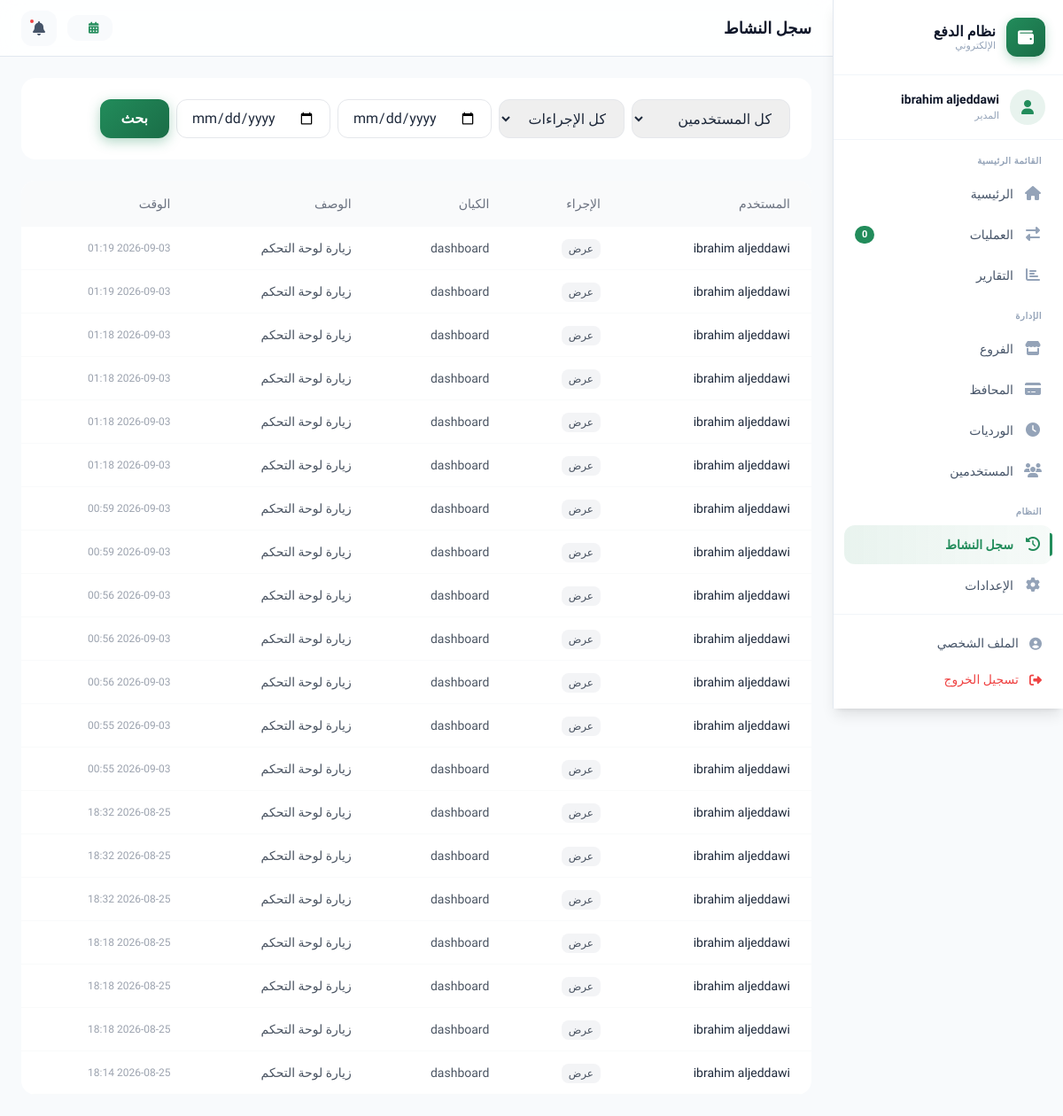
The page /activity-logs/ (signed in) on the database its author committed.
### accounts/models.py (models this page shows, shortened)
class User(AbstractBaseUser, PermissionsMixin):
    class Role(models.TextChoices):
        MANAGER = 'manager', _('المدير')
        SUPERVISOR = 'supervisor', _('المشرف')
        ACCOUNTANT = 'accountant', _('المحاسب')
        CASHIER = 'cashier', _('الكاشير')
    id = models.UUIDField(primary_key=True, default=uuid.uuid4, editable=False)
    email = models.EmailField(_('البريد الإلكتروني'), unique=True, blank=True, null=True)
    phone = models.CharField(_('رقم الهاتف'), max_length=20, unique=True)
    username = models.CharField(_('اسم المستخدم'), max_length=150, unique=True)
    full_name = models.CharField(_('الاسم الكامل'), max_length=255)
    role = models.CharField(_('الدور'), max_length=20, choices=Role.choices, default=Role.CASHIER)
    profile_image = models.ImageField(_('الصورة الشخصية'), upload_to='profiles/%Y/%m/', blank=True, null=True)
    id_card_front = models.ImageField(_('صورة البطاقة الأمامية'), upload_to='id_cards/%Y/%m/', blank=True, null=True)
    id_card_back = models.ImageField(_('صورة البطاقة الخلفية'), upload_to='id_cards/%Y/%m/', blank=True, null=True)
    is_active = models.BooleanField(_('نشط'), default=True)
    is_staff = models.BooleanField(_('موظف'), default=False)
    is_superuser = models.BooleanField(_('مدير عام'), default=False)
    branch = models.ForeignKey(
        'branches.Branch',
        on_delete=models.SET_NULL,
        null=True,
        blank=True,
        related_name='cashiers',
        verbose_name=_('الفرع')
    )
    date_joined = models.DateTimeField(_('تاريخ الانضمام'), default=timezone.now)
    last_login = models.DateTimeField(_('آخر دخول'), blank=True, null=True)
    created_at = models.DateTimeField(auto_now_add=True)
    updated_at = models.DateTimeField(auto_now=True)
    created_by = models.ForeignKey(
        'self',
        on_delete=models.SET_NULL,
        null=True,
        blank=True,
        related_name='created_users',
        verbose_name=_('تم الإنشاء بواسطة')
    )
    USERNAME_FIELD = 'username'
    REQUIRED_FIELDS = ['full_name', 'phone']
    objects = UserManager()
    class Meta:
        verbose_name = _('مستخدم')
        verbose_name_plural = _('المستخدمين')
        ordering = ['-created_at']

class UserActivityLog(models.Model):
    class ActionType(models.TextChoices):
        LOGIN = 'login', _('تسجيل دخول')
        LOGOUT = 'logout', _('تسجيل خروج')
        CREATE = 'create', _('إنشاء')
        UPDATE = 'update', _('تعديل')
        DELETE = 'delete', _('حذف')
        VIEW = 'view', _('عرض')
        EXPORT = 'export', _('تصدير')
        APPROVE = 'approve', _('موافقة')
        REJECT = 'reject', _('رفض')
    id = models.UUIDField(primary_key=True, default=uuid.uuid4, editable=False)
    user = models.ForeignKey(User, on_delete=models.CASCADE, related_name='activities', verbose_name=_('المستخدم'))
    action = models.CharField(_('الإجراء'), max_length=20, choices=ActionType.choices)
    entity_type = models.CharField(_('نوع الكيان'), max_length=50)
    entity_id = models.CharField(_('معرف الكيان'), max_length=100, blank=True)
    description = models.TextField(_('الوصف'), blank=True)
    ip_address = models.GenericIPAddressField(_('عنوان IP'), blank=True, null=True)
    user_agent = models.TextField(_('متصفح المستخدم'), blank=True)
    timestamp = models.DateTimeField(_('الوقت'), auto_now_add=True)
    class Meta:
        verbose_name = _('سجل النشاط')
        verbose_name_plural = _('سجلات الأنشطة')
        ordering = ['-timestamp']

### dashboard/views.py (the view)
# urls.py: path('activity-logs/', views.ActivityLogListView.as_view(), name='activity_logs'),
class ActivityLogListView(SuperuserRequiredMixin, ListView):
    model = UserActivityLog
    template_name = 'dashboard/activity_logs/list.html'
    context_object_name = 'logs'
    paginate_by = 50
    def get_queryset(self):
        queryset = UserActivityLog.objects.all().select_related('user')
        user_filter = self.request.GET.get('user')
        if user_filter:
            queryset = queryset.filter(user_id=user_filter)
        action_filter = self.request.GET.get('action')
        if action_filter:
            queryset = queryset.filter(action=action_filter)
        date_from = self.request.GET.get('date_from')
        if date_from:
            queryset = queryset.filter(timestamp__date__gte=date_from)
        date_to = self.request.GET.get('date_to')
        if date_to:
            queryset = queryset.filter(timestamp__date__lte=date_to)
        return queryset.order_by('-timestamp')
    def get_context_data(self, **kwargs):
        context = super().get_context_data(**kwargs)
        context['user_filter'] = self.request.GET.get('user', '')
        context['action_filter'] = self.request.GET.get('action', '')
        context['date_from'] = self.request.GET.get('date_from', '')
        context['date_to'] = self.request.GET.get('date_to', '')
        context['users'] = User.objects.filter(is_active=True)
        context['actions'] = UserActivityLog.ActionType.choices
        return context

### dashboard/templatetags/dashboard_tags.py (called while the page is built)
@register.filter
def transaction_count(request):
    today = timezone.now().date()
    return Transaction.objects.filter(is_deleted=False, created_at__date=today).count()

### dashboard/views.py (called while the page is built)
    def test_func(self):
        return self.request.user.is_authenticated and self.request.user.is_superuser

### dashboard/templates/dashboard/activity_logs/list.html (shortened to what this page needs)
{% extends 'dashboard/base.html' %}{% block title %}سجل النشاط{% endblock %}{% block page_title %}سجل النشاط{% endblock %}
{% block content %}
<div class="bg-white rounded-2xl p-6 card-shadow mb-6">
    <form method="get" class="flex gap-2 flex-wrap">
        <select name="user" class="px-4 py-2 border border-gray-200 rounded-xl focus:outline-none focus:border-primary"><option value="">كل المستخدمين</option></select>
        <select name="action" class="px-4 py-2 border border-gray-200 rounded-xl focus:outline-none focus:border-primary"><option value="">كل الإجراءات</option></select>
        <input type="date" name="date_from" value="{{ date_from }}" class="px-4 py-2 border border-gray-200 rounded-xl focus:outline-none focus:border-primary">
        <input type="date" name="date_to" value="{{ date_to }}" class="px-4 py-2 border border-gray-200 rounded-xl focus:outline-none focus:border-primary">
        <button type="submit" class="btn-primary text-white px-6 py-2 rounded-xl font-bold">بحث</button>
    </form>
</div>
<div class="bg-white rounded-2xl card-shadow overflow-hidden">
    <table class="w-full">
        <thead class="bg-gray-50"><tr><th class="text-right py-4 px-6 text-gray-500 font-medium text-sm">المستخدم</th><th class="text-right py-4 px-6 text-gray-500 font-medium text-sm">الإجراء</th><th class="text-right py-4 px-6 text-gray-500 font-medium text-sm">الكيان</th><th class="text-right py-4 px-6 text-gray-500 font-medium text-sm">الوصف</th><th class="text-right py-4 px-6 text-gray-500 font-medium text-sm">الوقت</th></tr></thead>
        <tbody>{% for log in logs %}<tr class="border-b border-gray-50 table-row-hover"><td class="py-3 px-6 text-sm font-medium">{{ log.user.full_name }}</td><td class="py-3 px-6"><span class="px-2 py-1 rounded-lg text-xs font-medium bg-gray-100 text-gray-600">{{ log.get_action_display }}</span></td><td class="py-3 px-6 text-sm text-gray-600">{{ log.entity_type }}</td><td class="py-3 px-6 text-sm text-gray-600">{{ log.description|truncatechars:50 }}</td><td class="py-3 px-6 text-xs text-gray-400">{{ log.timestamp|date:"Y-m-d H:i" }}</td></tr>{% empty %}<tr><td colspan="5" class="py-12 text-center text-gray-400"><i class="fas fa-inbox text-4xl mb-3"></i><p>لا توجد سجلات</p></td></tr>{% endfor %}</tbody>
    </table>
</div>
{% endblock %}

### dashboard/templates/dashboard/base.html (shortened to what this page needs)
{% load static %}
{% load dashboard_tags %}
<!DOCTYPE html>
<html lang="ar" dir="rtl">
<head>
    <script src="https://cdn.tailwindcss.com"></script>
    <link rel="stylesheet" href="https://cdnjs.cloudflare.com/ajax/libs/font-awesome/6.4.0/css/all.min.css">
    <link rel="stylesheet" href="{% static "css/dashboard.css" %}">
</head>
<body>
    <div class="dashboard-wrapper">
        <aside id="sidebar" class="sidebar">
            <div class="sidebar-header">
                <a href="{% url 'dashboard:home' %}" class="sidebar-brand">
                    <div class="sidebar-brand-icon">
                        <i class="fas fa-wallet"></i>
                    </div>
                    <div class="sidebar-brand-text">
                        <h2>نظام الدفع</h2>
                        <p>الإلكتروني</p>
                    </div>
                </a>
            </div>
            <div class="sidebar-user">
                <div class="sidebar-user-inner">
                    <div class="sidebar-user-avatar">
                        {% if request.user.profile_image %}
                            <img src="{{ request.user.profile_image.url }}" alt="{{ request.user.full_name }}">
                        {% else %}
                            <i class="fas fa-user"></i>
                        {% endif %}
                    </div>
                    <div class="sidebar-user-info">
                        <p class="sidebar-user-name">{{ request.user.full_name|default:"المستخدم" }}</p>
                        <p class="sidebar-user-role">{{ request.user.get_role_display|default:"مدير" }}</p>
                    </div>
                </div>
            </div>
            <nav class="sidebar-nav">
                <p class="nav-section-title">القائمة الرئيسية</p>
                <a href="{% url 'dashboard:home' %}" class="nav-link {% if request.resolver_match.url_name == 'home' %}active{% endif %}">
                    <span class="nav-link-icon"><i class="fas fa-home {% if request.resolver_match.url_name == 'home' %}text-primary{% else %}text-muted{% endif %}"></i></span>
                    <span>الرئيسية</span>
                </a>
                <a href="{% url 'dashboard:transaction_list' %}" class="nav-link {% if 'transaction' in request.resolver_match.url_name %}active{% endif %}">
                    <span class="nav-link-icon"><i class="fas fa-exchange-alt {% if 'transaction' in request.resolver_match.url_name %}text-primary{% else %}text-muted{% endif %}"></i></span>
                    <span>العمليات</span>
                    <span class="nav-link-badge">{{ request|transaction_count|default:"0" }}</span>
                </a>
                <a href="{% url 'dashboard:reports' %}" class="nav-link {% if 'report' in request.resolver_match.url_name %}active{% endif %}">
                    <span class="nav-link-icon"><i class="fas fa-chart-bar {% if 'report' in request.resolver_match.url_name %}text-primary{% else %}text-muted{% endif %}"></i></span>
                    <span>التقارير</span>
                </a>
                <p class="nav-section-title">الإدارة</p>
                <a href="{% url 'dashboard:branch_list' %}" class="nav-link {% if 'branch' in request.resolver_match.url_name %}active{% endif %}">
                    <span class="nav-link-icon"><i class="fas fa-store {% if 'branch' in request.resolver_match.url_name %}text-primary{% else %}text-muted{% endif %}"></i></span>
                    <span>الفروع</span>
                </a>
                <a href="{% url 'dashboard:wallet_list' %}" class="nav-link {% if 'wallet' in request.resolver_match.url_name %}active{% endif %}">
                    <span class="nav-link-icon"><i class="fas fa-credit-card {% if 'wallet' in request.resolver_match.url_name %}text-primary{% else %}text-muted{% endif %}"></i></span>
                    <span>المحافظ</span>
                </a>
                <a href="{% url 'dashboard:shift_list' %}" class="nav-link {% if 'shift' in request.resolver_match.url_name %}active{% endif %}">
                    <span class="nav-link-icon"><i class="fas fa-clock {% if 'shift' in request.resolver_match.url_name %}text-primary{% else %}text-muted{% endif %}"></i></span>
                    <span>الورديات</span>
                </a>
                <a href="{% url 'dashboard:user_list' %}" class="nav-link {% if 'user' in request.resolver_match.url_name %}active{% endif %}">
                    <span class="nav-link-icon"><i class="fas fa-users {% if 'user' in request.resolver_match.url_name %}text-primary{% else %}text-muted{% endif %}"></i></span>
                    <span>المستخدمين</span>
                </a>
                <p class="nav-section-title">النظام</p>
                <a href="{% url 'dashboard:activity_logs' %}" class="nav-link {% if 'activity' in request.resolver_match.url_name %}active{% endif %}">
                    <span class="nav-link-icon"><i class="fas fa-history {% if 'activity' in request.resolver_match.url_name %}text-primary{% else %}text-muted{% endif %}"></i></span>
                    <span>سجل النشاط</span>
                </a>
                <a href="{% url 'dashboard:settings' %}" class="nav-link {% if 'settings' in request.resolver_match.url_name %}active{% endif %}">
                    <span class="nav-link-icon"><i class="fas fa-cog {% if 'settings' in request.resolver_match.url_name %}text-primary{% else %}text-muted{% endif %}"></i></span>
                    <span>الإعدادات</span>
                </a>
            </nav>
            <div class="sidebar-footer">
                <a href="{% url 'dashboard:profile' %}" class="sidebar-footer-btn">
                    <i class="fas fa-user-circle text-muted"></i>
                    <span>الملف الشخصي</span>
                </a>
                <form method="post" action="{% url 'dashboard:logout' %}" style="margin:0;">
                    <button type="submit" class="sidebar-footer-btn logout" data-confirm="هل أنت متأكد من تسجيل الخروج؟">
                        <i class="fas fa-sign-out-alt"></i>
                        <span>تسجيل الخروج</span>
                    </button>
                </form>
            </div>
        </aside>
        <main class="main-content">
            <header class="top-header">
                <div class="header-title-group">
                    <h1 class="header-title">{% block page_title %}لوحة التحكم{% endblock %}</h1>
                </div>
                <div class="header-actions">
                    <div class="header-date">
                        <i class="fas fa-calendar-alt"></i>
                    </div>
                    <button class="header-btn" data-tooltip="الإشعارات" aria-label="الإشعارات">
                        <i class="fas fa-bell"></i>
                        <span class="dot"></span>
                    </button>
                </div>
            </header>
            <div class="page-content animate-fade-in">
                {% block content %}{% endblock %}
            </div>
        </main>
    </div>
</body>
</html>

### rows shown on the page
User: user.full_name "ibrahim aljeddawi", user.role "المدير"
UserActivityLog: user.full_name "ibrahim aljeddawi", action "عرض", entity_type "dashboard", description "زيارة لوحة التحكم", timestamp "2026-09-03 01:19"
UserActivityLog: user.full_name "ibrahim aljeddawi", action "عرض", entity_type "dashboard", description "زيارة لوحة التحكم", timestamp "2026-09-03 01:19"
UserActivityLog: user.full_name "ibrahim aljeddawi", action "عرض", entity_type "dashboard", description "زيارة لوحة التحكم", timestamp "2026-09-03 01:18"
UserActivityLog: user.full_name "ibrahim aljeddawi", action "عرض", entity_type "dashboard", description "زيارة لوحة التحكم", timestamp "2026-09-03 01:18"
UserActivityLog: user.full_name "ibrahim aljeddawi", action "عرض", entity_type "dashboard", description "زيارة لوحة التحكم", timestamp "2026-09-03 01:18"
UserActivityLog: user.full_name "ibrahim aljeddawi", action "عرض", entity_type "dashboard", description "زيارة لوحة التحكم", timestamp "2026-09-03 01:18"
UserActivityLog: user.full_name "ibrahim aljeddawi", action "عرض", entity_type "dashboard", description "زيارة لوحة التحكم", timestamp "2026-09-03 00:59"
UserActivityLog: user.full_name "ibrahim aljeddawi", action "عرض", entity_type "dashboard", description "زيارة لوحة التحكم", timestamp "2026-09-03 00:59"
UserActivityLog: user.full_name "ibrahim aljeddawi", action "عرض", entity_type "dashboard", description "زيارة لوحة التحكم", timestamp "2026-09-03 00:56"
UserActivityLog: user.full_name "ibrahim aljeddawi", action "عرض", entity_type "dashboard", description "زيارة لوحة التحكم", timestamp "2026-09-03 00:56"
UserActivityLog: user.full_name "ibrahim aljeddawi", action "عرض", entity_type "dashboard", description "زيارة لوحة التحكم", timestamp "2026-09-03 00:56"
UserActivityLog: user.full_name "ibrahim aljeddawi", action "عرض", entity_type "dashboard", description "زيارة لوحة التحكم", timestamp "2026-09-03 00:55"
UserActivityLog: user.full_name "ibrahim aljeddawi", action "عرض", entity_type "dashboard", description "زيارة لوحة التحكم", timestamp "2026-09-03 00:55"
UserActivityLog: user.full_name "ibrahim aljeddawi", action "عرض", entity_type "dashboard", description "زيارة لوحة التحكم", timestamp "2026-08-25 18:32"
UserActivityLog: user.full_name "ibrahim aljeddawi", action "عرض", entity_type "dashboard", description "زيارة لوحة التحكم", timestamp "2026-08-25 18:32"
UserActivityLog: user.full_name "ibrahim aljeddawi", action "عرض", entity_type "dashboard", description "زيارة لوحة التحكم", timestamp "2026-08-25 18:32"
UserActivityLog: user.full_name "ibrahim aljeddawi", action "عرض", entity_type "dashboard", description "زيارة لوحة التحكم", timestamp "2026-08-25 18:18"
UserActivityLog: user.full_name "ibrahim aljeddawi", action "عرض", entity_type "dashboard", description "زيارة لوحة التحكم", timestamp "2026-08-25 18:18"
UserActivityLog: user.full_name "ibrahim aljeddawi", action "عرض", entity_type "dashboard", description "زيارة لوحة التحكم", timestamp "2026-08-25 18:18"
UserActivityLog: user.full_name "ibrahim aljeddawi", action "عرض", entity_type "dashboard", description "زيارة لوحة التحكم", timestamp "2026-08-25 18:14"

### other values the page prints
{{ request|transaction_count|default:"0" }} "0"
